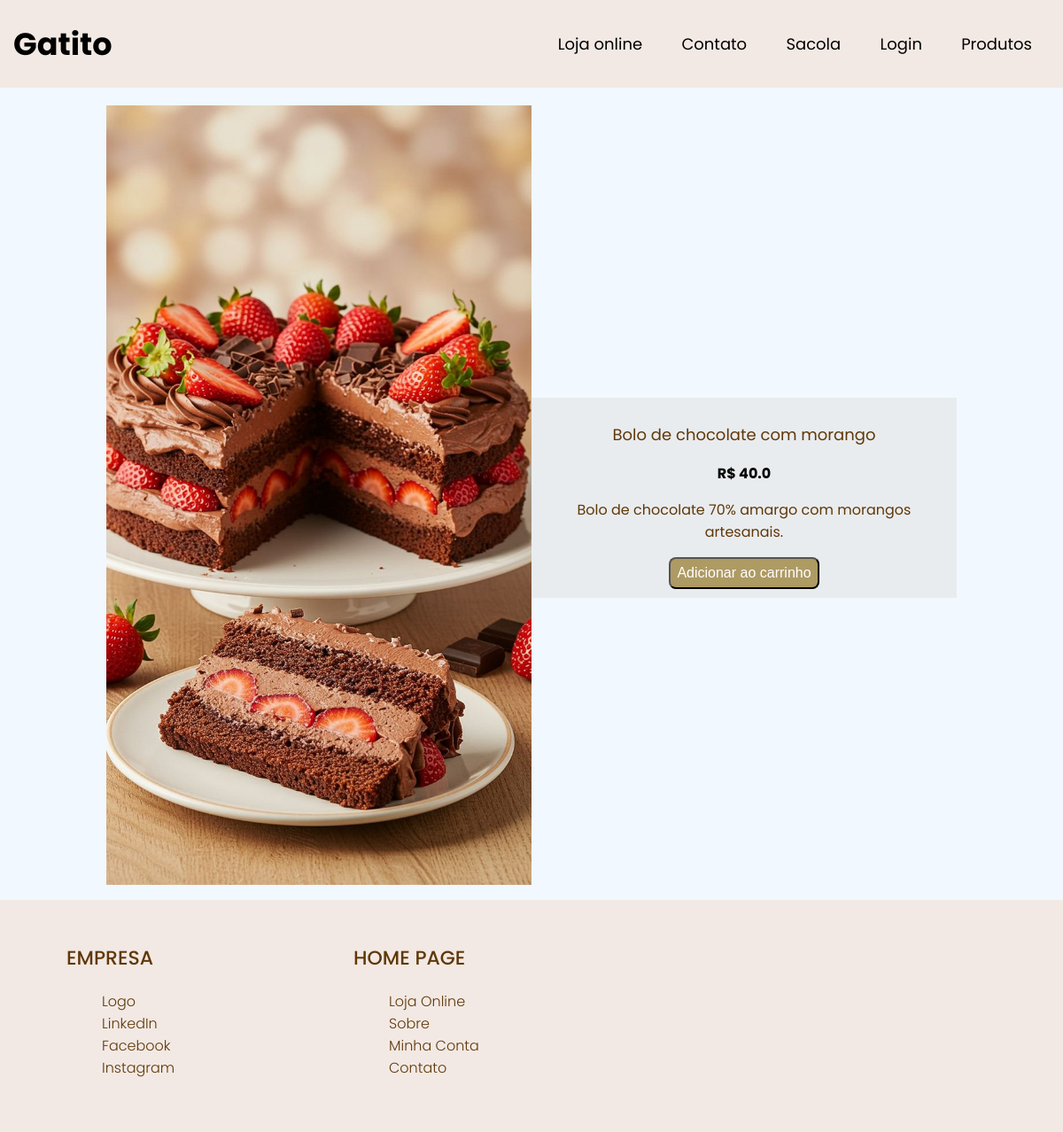
Page /pagina_compra/1 on the committed database.
### tables this page shows
CREATE TABLE produtos (
        id INTEGER PRIMARY KEY AUTOINCREMENT,
        nome TEXT NOT NULL,
        descricao TEXT,
        preco REAL NOT NULL,
        imagem TEXT
    );

### app.py (the view)
@app.route("/pagina_compra/<int:produto_id>")
def pagina_compra(produto_id):
    conn = sqlite3.connect(DB_NAME)
    conn.row_factory = sqlite3.Row
    cursor = conn.cursor()
    cursor.execute("SELECT * FROM produtos WHERE id=?", (produto_id,))
    produto = cursor.fetchone()
    conn.close()
    if not produto:
        flash("Produto não encontrado.", "danger")
        return redirect(url_for("produtos"))
    return render_template("pagina-compra.html", produto=produto)

### templates/pagina-compra.html (shortened to what this page needs)
<!DOCTYPE html>
<html lang="en">
<head>
    <link rel="stylesheet" href="{{ url_for('static', filename='css/style.css') }}">
    <link rel="stylesheet" href="https://cdnjs.cloudflare.com/ajax/libs/font-awesome/4.7.0/css/font-awesome.min.css">
</head>
<body>
    <header>
        <span class="logotipo">Gatito</span>
        <nav>
            <ul class="nav-links">
                <li><a href="{{ url_for('home') }}">Loja online</a></li>
                <li><a href="{{ url_for('contato') }}">Contato</a></li>
                <li><a href="{{ url_for('sacola') }}">Sacola</a></li>
                {% if 'usuario' in session %}
                <li>
                    <p>Olá, {{ session['usuario'] }} |
                        <a href="{{ url_for('editar_conta') }}">Editar Conta</a> |
                        <a href="{{ url_for('logout') }}">Sair</a>
                    </p>
                </li>
                {% else %}
                <li><a href="{{ url_for('login') }}">Login</a></li>
                {% endif %}
                <li><a href="{{ url_for('produtos') }}">Produtos</a></li>
            </ul>
        </nav>
    </header>
    <div class="container-geral">
        <div class="img-compra">
            <img class="imagem" src="{{ url_for('static', filename='uploads/' + produto['imagem']) }}"
                alt="{{ produto['nome'] }}">
        </div>
        <div class="resto-compra">
            <p class="nome_produto">{{ produto['nome'] }}</p>
            <p><b>R$ {{ produto['preco'] }}</b></p>
            <p class="descricao_produto">{{ produto['descricao'] }}</p>
            <form action="{{ url_for('adicionar_carrinho', produto_id=produto['id']) }}" method="get">
                <button type="submit" class="add-carrinho btn btn-primary">Adicionar ao carrinho</button>
            </form>
        </div>
    </div>
    <footer>
        <div class="container-footer">
            <div class="row-footer">
                <div class="footer-col">
                    <h4>Empresa</h4>
                    <ul>
                        <li><a href="">logo</a></li>
                        <li><a href="">LinkedIn</a></li>
                        <li><a href="">Facebook</a></li>
                        <li><a href="">Instagram</a></li>
                    </ul>
                </div>
                <div class="footer-col">
                    <h4>Home page</h4>
                    <ul>
                        <li><a href="">Loja online</a></li>
                        <li><a href="">Sobre</a></li>
                        <li><a href="">Minha conta</a></li>
                        <li><a href="">Contato</a></li>
                    </ul>
                </div>
            </div>
        </div>
    </footer>
</body>
</html>

### static/css/style.css (style rules this page uses)
* { box-sizing: border-box; }
body { margin: 0; padding: 0; background-color:rgba(240, 248, 255, 0.916); font-family: "Poppins"; font-size: 100%; }
header { display: flex; justify-content: space-between; align-items: center; padding: 20px 15px; background-color:#f2e9e4; }
li, a, button { font-size: 18px; color: black; text-decoration: none; }
.logotipo { color: black; font-size:35px; font-weight: bold; }
.nav-links li { display: inline-block; padding: 0px 20px; }
@media (min-width:1024px) { .container-geral { display: flex; flex-direction: row; width: 80%; margin:0 auto; align-items: center; margin-top:20px ; } }
@media (min-width:1024px) { .img-compra { text-align: center; width: 50%; } }
@media (min-width:1024px) { .imagem { object-fit: cover; height: auto; width:100%; } }
@media (min-width:1024px) { .resto-compra { flex-direction: column; width: 50%; padding: 10px; background-color: #e9ecef; text-align: center; } }
.add-carrinho { background-color: #ae9a63; border-radius: 8px; cursor: pointer; text-decoration: none; color: white; padding: 7px; font-size: medium; }
.nome_produto { font-size: large; color: #603808; }
.descricao_produto { color: #603808; }
footer { background-color:#f2e9e4; padding: 20px 0; margin-top: auto; margin-top:10px ; }
.container-footer { max-width: 1400px; margin: auto; }
.row-footer { display: flex; flex-wrap: wrap; }
.footer-col { width: 30%; padding: 0 15px; }
.footer-col h4 { font-size: 22px; color:#603808; margin-bottom: 20px; font-weight: 500; position: relative; text-transform: uppercase; }
.footer-col ul { list-style: none; }
.footer-col ul { margin: 10px 0; }
.footer-col ul li a { font-size: 16px; text-transform: capitalize; color:#603808; text-decoration: none; font-weight: 300; display: block; transition: all 0.3s ease; }
@media (min-width: 768px) { .footer-col { width: 30%; margin-bottom: 30px; } }
@media (min-width: 768px) { .row-footer { width: 90%; margin: 0 auto; } }

### rows in the picture
produtos: imagem (picture), nome "Bolo de chocolate com morango", preco "40.0", descricao "Bolo de chocolate 70% amargo com morangos artesanais."
